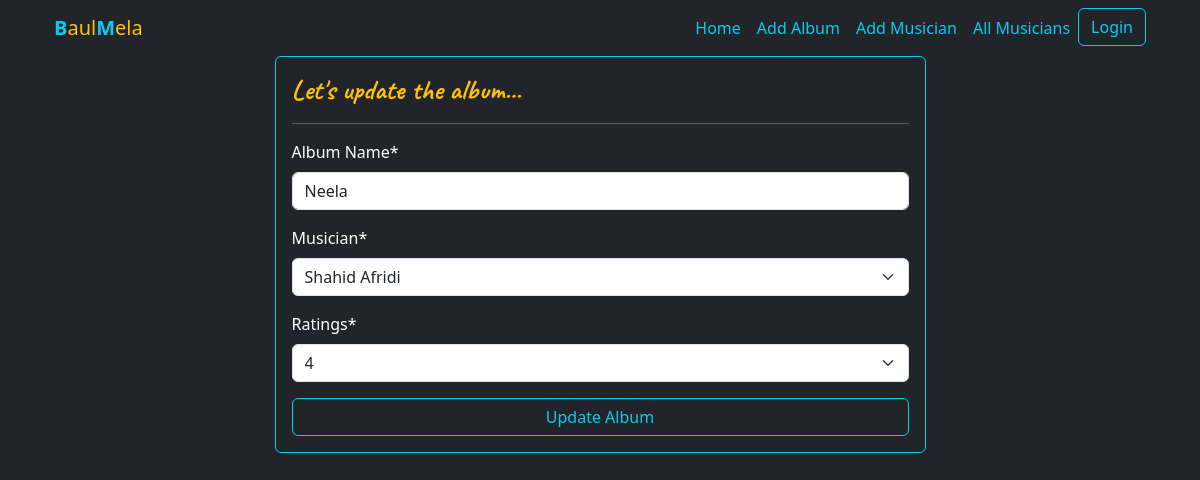
Screenshot of /albums/update_album/4/ with the database file from the repository.
### album/models.py (models this page shows, shortened)
class Album(models.Model):
    name = models.CharField(max_length=255)
    musician = models.ForeignKey(Musician, on_delete=models.CASCADE, related_name='albums')
    release_date = models.DateField(auto_now_add=True)
    RATING_CHOICES = [
        ('1', '1'),
        ('2', '2'),
        ('3', '3'),
        ('4', '4'),
        ('5', '5'),
    ]
    ratings = models.CharField(max_length=1, choices=RATING_CHOICES)

### album/views.py (the view)
# urls.py: path('update_album/<int:id>/', views.UpdateAlbumView.as_view(), name="update_album"),
class UpdateAlbumView(UpdateView):
    model = Album
    form_class = AlbumForm
    template_name = 'album/add_album.html'
    success_url = reverse_lazy('home')
    pk_url_kwarg = 'id'
    def get_context_data(self, **kwargs):
        context = super().get_context_data(**kwargs)
        context['form_type'] = 'update'
        return context

### album/forms.py
class AlbumForm(ModelForm):
    class Meta:
        model = Album
        fields = '__all__'
        labels = {
            "name" : "Album Name"
        }

### musician/models.py (called while the page is built)
    @property
    def full_name(self):
        return f"{self.first_name} {self.last_name}"

    def __str__(self) -> str:
        return f"{self.full_name}"

### album/templates/album/add_album.html (shortened to what this page needs)
{% extends "base.html" %}
{% block content %}
{% load crispy_forms_tags %}
<div class="col-md-7 m-auto p-3 border border-info rounded">
    <div>
        {% if form_type == 'update' %}
        <h3 class="my-font text-warning">Let's update the album...</h3>
        {% else %}
        <h3 class="my-font text-warning">Let's add a new album...</h3>
        {% endif %}
        <hr>
        <form action="" method="post">
            {{form | crispy}}
            {% if form_type == 'update' %}
            <input type="submit" value="Update Album" class="btn btn-outline-info px-5 w-100">
            {% else %}
            <input type="submit" value="Add Album" class="btn btn-outline-info px-5 w-100">
            {% endif %}
        </form>
    </div>
</div>
{% endblock content %}

### templates/base.html (style rules this page uses)
.my-font { font-family: "Caveat", cursive; font-optical-sizing: auto; font-weight: 700; font-style: normal; }

### rows the page displays
Album: name "Neela", musician "Shahid Afridi", ratings "4"
